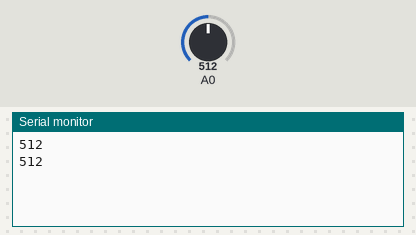
Bench run of a sketch on a simulated Arduino Uno, built with avr-gcc and run on an emulated ATmega328P. Shown: the last lines printed to the serial monitor. Inputs (shaded band) come from the test bench; at power-on: A0 = 512.

Above: at 1.4 s.
1.5 s: A0 set to 716
At 2.8 s:
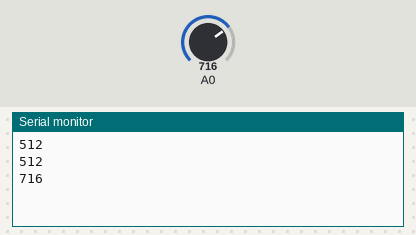
3.0 s: A0 set to 900
At 3.8 s:
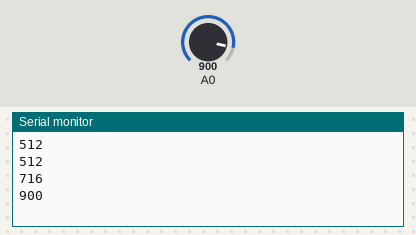
Timing chart, 0 to 6.0 s (numbered marks = the images above; inputs shaded):
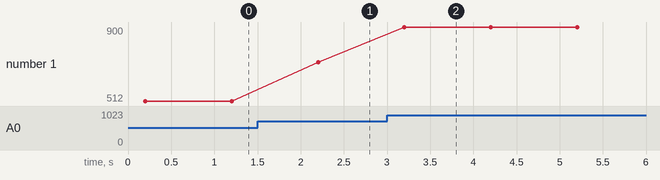

The sketch:

PotReading.ino
```cpp
void setup() {
  Serial.begin(9600);     // open Serial Monitor at 9600 baud
  delay(200);             // give Serial time to start (helps on UNO R4)
}

void loop() {
  int potValue = analogRead(A0);  // range 0–1023
  Serial.println(potValue);
  delay(1000);                     // print every 0.1s
}
```

HCSensor.cpp
```cpp
//HC-SR04 code for messing around
const int trigPin = 9;   // or 5 for ESP32
const int echoPin = 10;  // or 18 for ESP32

long duration;
float distance_cm;

void setup() {
  Serial.begin(9600);
  pinMode(trigPin, OUTPUT);
  pinMode(echoPin, INPUT);
}

void loop() {
  // Send a 10 µs pulse to trigger and we can ping more but
  // only at close range (around 1 meter on my tests)
  digitalWrite(trigPin, LOW);
  delayMicroseconds(2);
  digitalWrite(trigPin, HIGH);
  delayMicroseconds(10);
  digitalWrite(trigPin, LOW);

  // Measure the pulse width from echo
  duration = pulseIn(echoPin, HIGH);

  // Convert to distance in cm
  distance_cm = duration * 0.034 / 2;
  if (distance_cm <= 3) Serial.print("APPROACHING MINIMUM DISTANCE\n"); //It can measure untile the 2.4 cm at least at mine.
  Serial.print("Distance: ");
  Serial.print(distance_cm);
  Serial.println(" cm");

  delay(2000);
}
```

Measured:
- after the input at 1.5 s, the serial monitor: prints a new line after 0.70 s (image 1)
- after the input at 3.0 s, the serial monitor: prints a new line after 0.20 s (image 2)
- plotted number 1: 512 → 716 after the input at 1.5 s, 716 → 900 after the input at 3.0 s
